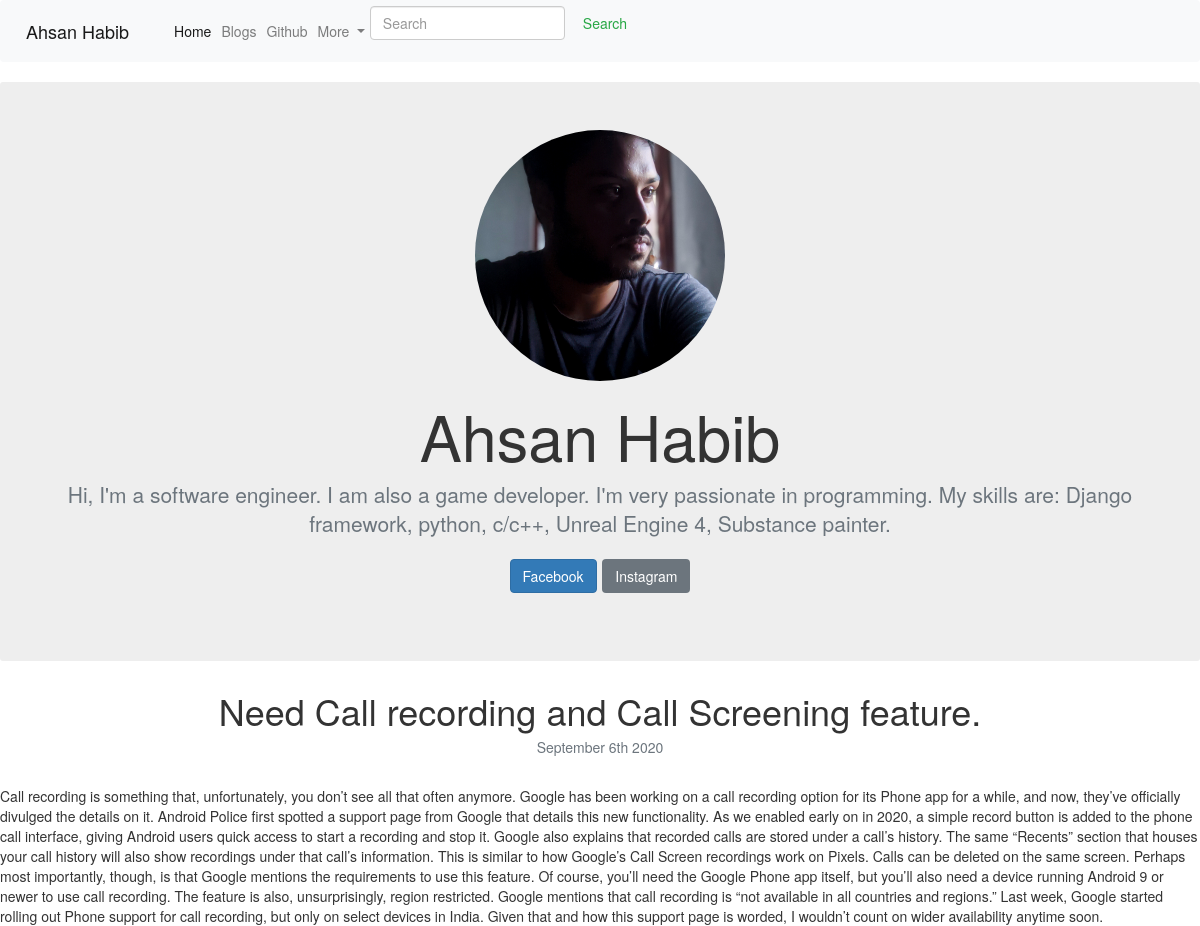
Page /blog/3/ on the committed database.
### blog/models.py (models this page shows, shortened)
class Blog(models.Model):
    title = models.CharField(max_length=200)
    description = models.TextField()
    date = models.DateField()

### blog/views.py (the view)
# urls.py: path('<int:blog_id>/', views.detail, name='detail'),
def detail(request, blog_id):
    blog = get_object_or_404(Blog, pk=blog_id)
    return render(request, 'blog/detail.html', {'blog':blog})

### blog/templates/blog/detail.html
{% extends "portfolio/base.html" %}
{% load static %}
{% block content %}
<h1 class="text-center mt-5" id="blogdetailtitle">{{ blog.title|safe }}</h1>
<h5 class="text-center text-muted mb-5">{{ blog.date|date:'F jS Y' }}</h5>
{{ blog.description|safe }}
{% endblock %}

### rows in the picture
Blog: title "Need Call recording and Call Screening feature.", date "September 6th 2020", description "Call recording is something that, unfortunately, you don’t see all that often anymore. Google has been working on a call recording option for its Phone app for a while, and now, they’ve officially divulged the details on it. Android Police first spotted a support page from Google that details this new functionality. As we enabled early on in 2020, a simple record button is added to the phone call interface, giving Android users quick access to start a recording and stop it. Google also explains that recorded calls are stored under a call’s history. The same “Recents” section that houses your call history will also show recordings under that call’s information. This is similar to how…"
